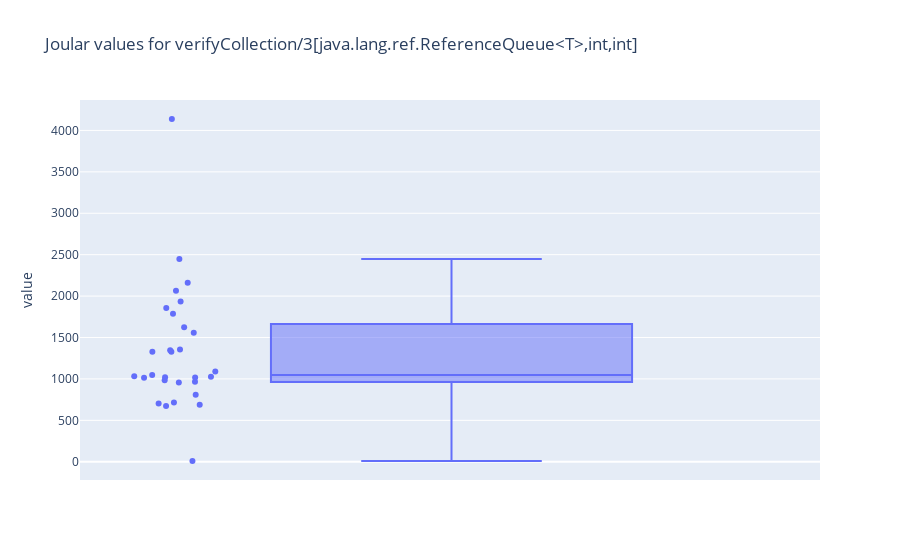
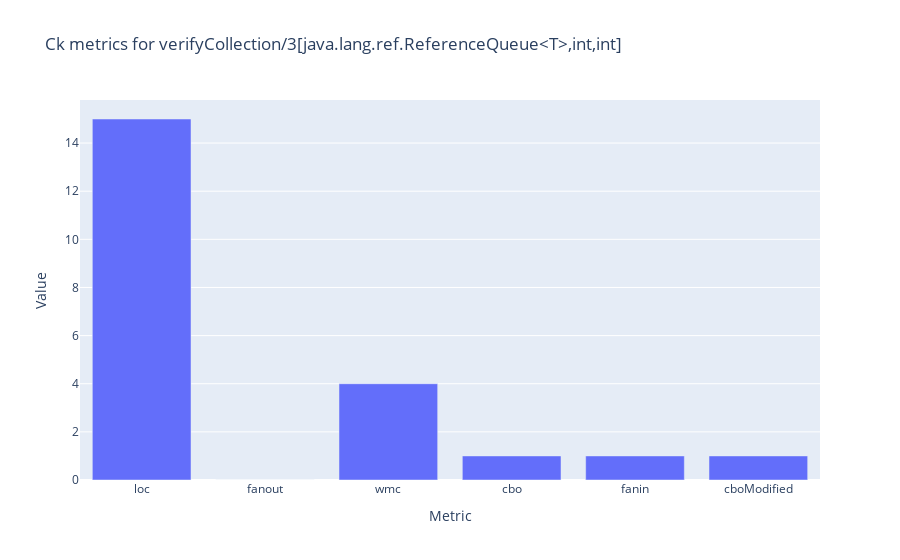

Notebook cell for these charts, in order:
### Markdown cell above
The method *verifyCollection* has the value -530894.

### Code cell
createBoxplotAndBarChart("12442bd8c7cde6e7c006a6277eeb8e81ad0c2219", "method", "org.hibernate.orm.test.bootstrap.registry.classloading.PhantomReferenceLeakDetector", "verifyCollection/3[java.lang.ref.ReferenceQueue<T>,int,int]")

### Figure 1 — Plotly figure (JSON) as saved in the notebook; plotly's stock layout.template omitted (floating-point values rounded to 4 significant figures)
{"data": [{"alignmentgroup": "True", "boxpoints": "all", "hovertemplate": "value=%{y}<extra></extra>", "legendgroup": "", "marker": {"color": "#636efa"}, "name": "", "notched": false, "offsetgroup": "", "orientation": "v", "showlegend": false, "type": "box", "x0": " ", "xaxis": "x", "y": [2448.0, 2065.0, 1327.0, 673.3, 1857.0, 1936.0, 982.8, 1623.0, 704.4, 1021.0, 715.9, 1556.0, 1047.0, 1329.0, 1090.0, 808.7, 687.1, 4138.0, 1034.0, 1017.0, 1786.0, 2162.0, 1026.0, 1013.0, 1355.0, 967.0, 1346.0, 957.0, 9.276], "y0": " ", "yaxis": "y"}], "layout": {"boxmode": "group", "legend": {"tracegroupgap": 0}, "title": {"text": "Joular values for verifyCollection/3[java.lang.ref.ReferenceQueue<T>,int,int]"}, "xaxis": {"anchor": "y", "domain": [0, 1]}, "yaxis": {"anchor": "x", "domain": [0, 1], "title": {"text": "value"}}}}

### Figure 2 — Plotly figure (JSON) as saved in the notebook; plotly's stock layout.template omitted (floating-point values rounded to 4 significant figures)
{"data": [{"alignmentgroup": "True", "hovertemplate": "Metric=%{x}<br>Value=%{y}<extra></extra>", "legendgroup": "", "marker": {"color": "#636efa", "pattern": {"shape": ""}}, "name": "", "offsetgroup": "", "orientation": "v", "showlegend": false, "textposition": "auto", "type": "bar", "x": ["loc", "fanout", "wmc", "cbo", "fanin", "cboModified"], "xaxis": "x", "y": [15, 0, 4, 1, 1, 1], "yaxis": "y"}], "layout": {"barmode": "relative", "legend": {"tracegroupgap": 0}, "title": {"text": "Ck metrics for verifyCollection/3[java.lang.ref.ReferenceQueue<T>,int,int]"}, "xaxis": {"anchor": "y", "domain": [0, 1], "title": {"text": "Metric"}}, "yaxis": {"anchor": "x", "domain": [0, 1], "title": {"text": "Value"}}}}
